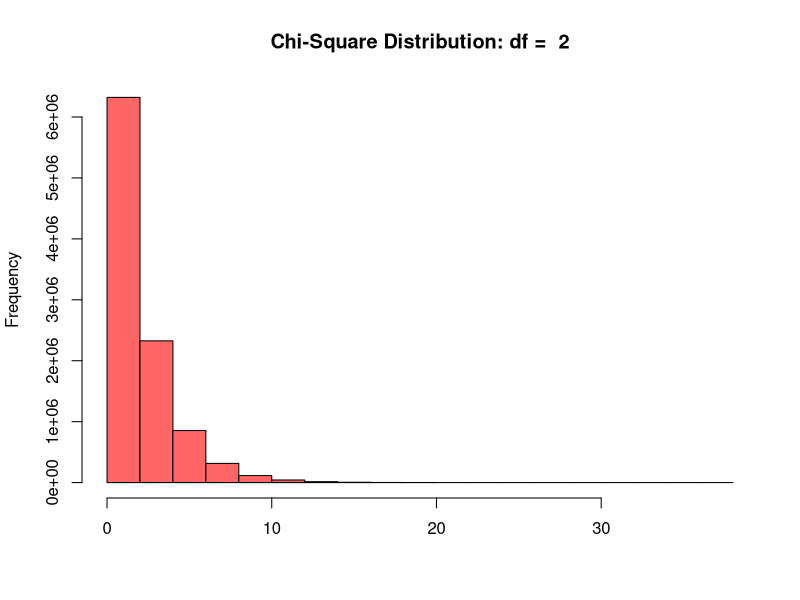

Generate this figure with R: (Note: a time limit stopped this script after it produced the figure.)
## ---- chunk 1
population = 10000000 # population size
simulations = 10000
sample_size = 50
df = 2
## ---- chunk 2
chi_sqr_dist = rchisq(population, df)
chi_sqr_dist

hist(chi_sqr_dist, col = c("#ff6666"), xlab = NULL, main = paste("Chi-Square Distribution: df = ", df))
mean(chi_sqr_dist)
sd(chi_sqr_dist)
## ---- chunk 3
xbar_holder1 = numeric(simulations) # This will hold all the sample means for the first distribution.
## ---- chunk 4
for (i in 1:simulations)
{
  sample1 = sample(chi_sqr_dist,sample_size)
  xbar1 = mean(sample1)
  xbar_holder1[i] = xbar1
}
## ---- chunk 5
hist(xbar_holder1, col = c("#ff9966"), main = paste("Distribution of the sample mean: n = ", sample_size), xlab = "Dist Sample Means", xlim = c(-4,4))
## ---- chunk 6
mean(xbar_holder1)
sd(xbar_holder1)
## ---- chunk 7
ages = c(25,19,37,29,40,28,31)
n = length(ages)
alpha = .05
## ---- chunk 8
ho = 21
## ---- chunk 9
critval = qt(alpha/2 , n - 1, lower.tail = FALSE)
critval

## ---- chunk 10
ttest = t.test(ages, mu = ho, alt = "two.sided", conf= 1 - alpha)
tstat = ttest$statistic
tstat
## ---- chunk 11
pval = ttest$p.value
pval
## ---- chunk 12
ttest
